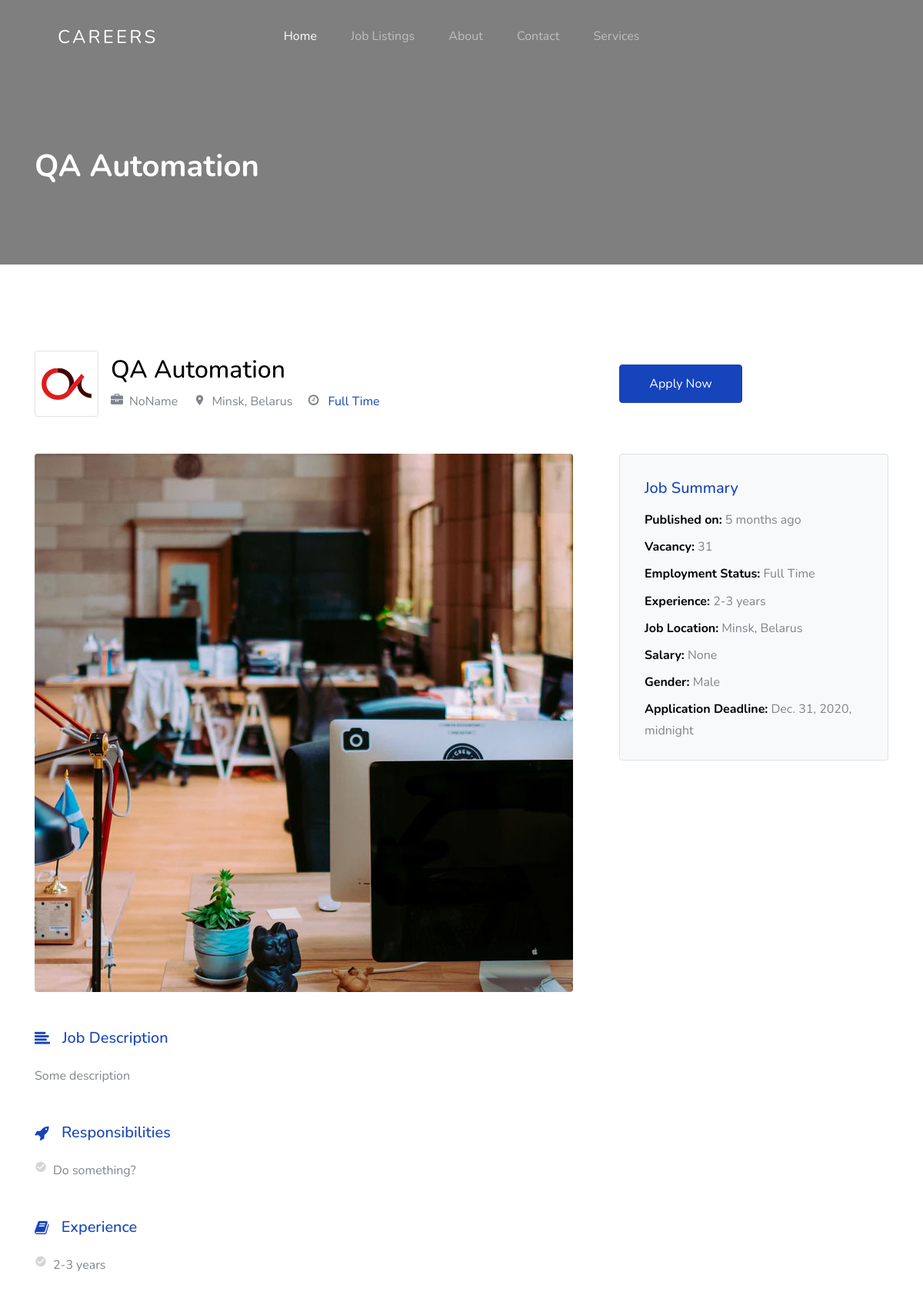
Page /jobs/job-single/1/ on the committed database.
### jobs/models.py (models this page shows, shortened)
class JobListing(models.Model):
    user = models.ForeignKey(settings.AUTH_USER_MODEL, on_delete=models.CASCADE,
                             null=True, editable=False, blank=True)
    title = models.CharField(max_length=100)
    company_name = models.CharField(max_length=200)
    employment_status = models.CharField(choices=JOB_TYPE, max_length=10)
    vacancy = models.CharField(max_length=10, null=True)
    gender = models.CharField(choices=GENDER, max_length=30, null=True)
    category = models.CharField(choices=CATEGORY, max_length=30)
    description = models.TextField()
    responsibilities = models.TextField()
    experience = models.CharField(max_length=100)
    job_location = models.CharField(max_length=120)
    Salary = models.CharField(max_length=100, null=True, blank=True)
    image = models.ImageField(blank=True, upload_to='media', null=True)
    application_deadline = models.DateTimeField()
    published_on = models.DateTimeField(default=timezone.now)
    class Meta:
        ordering = ['-id']

### jobs/views.py (the view)
# urls.py: path('job-single/<int:id>/', job_single, name='job-single'),
def job_single(request, id):
    job_query = get_object_or_404(JobListing, id=id)
    context = {
        'q': job_query,
    }
    return render(request, "jobs/job_single.html", context)

### templates/jobs/job_single.html
{% extends 'base.html' %}
{% load static %}
{% block content %}
    <section class="section-hero overlay inner-page bg-image"
             id="home-section">
        <div class="container">
            <div class="row">
                <div class="col-md-7">
                    <h1 class="text-white font-weight-bold">{{ q.title }}</h1>
                </div>
            </div>
        </div>
    </section>
    <section class="site-section">
        <div class="container">
            <div class="row align-items-center mb-5">
                <div class="col-lg-8 mb-4 mb-lg-0">
                    <div class="d-flex align-items-center">
                        <div class="border p-2 d-inline-block mr-3 rounded">
                            <img src="{% static 'images/featured-listing-2.jpg' %}"
                                 alt="Free Website Template By Free-Template.co">
                        </div>
                        <div>
                            <h2>{{ q.title }}</h2>
                            <div>
                                <span class="ml-0 mr-2 mb-2"><span
                                        class="icon-briefcase mr-2"></span>{{ q.company_name }}</span>
                                <span class="m-2"><span class="icon-room mr-2"></span>{{ q.job_location }}</span>
                                <span class="m-2"><span class="icon-clock-o mr-2"></span><span
                                        class="text-primary"> {{ q.employment_status }}
                      </span></span>
                            </div>
                        </div>
                    </div>
                </div>
                <div class="col-lg-4">
                    <div class="row">
                        <div class="col-6">
                            <a href="{% url 'jobs:apply' %}" class="btn btn-block btn-primary btn-md">Apply Now</a>
                        </div>
                    </div>
                </div>
            </div>
            <div class="row">
                <div class="col-lg-8">
                    <div class="mb-5">
                        <figure class="mb-5"><img src="{% static 'images/sq_img_3.jpg' %}"
                                                  alt="Free Website Template by Free-Template.co"
                                                  class="img-fluid rounded"></figure>
                        <h3 class="h5 d-flex align-items-center mb-4 text-primary"><span
                                class="icon-align-left mr-3"></span>Job
                            Description</h3>
                        <p>{{ q.description }}</p>
                    </div>
                    <div class="mb-5">
                        <h3 class="h5 d-flex align-items-center mb-4 text-primary"><span
                                class="icon-rocket mr-3"></span>Responsibilities</h3>
                        <ul class="list-unstyled m-0 p-0">
                            <li class="d-flex align-items-start mb-2"><span
                                    class="icon-check_circle mr-2 text-muted"></span><span>{{ q.responsibilities }}</span>
                            </li>
                        </ul>
                    </div>
                    <div class="mb-5">
                        <h3 class="h5 d-flex align-items-center mb-4 text-primary"><span class="icon-book mr-3"></span>Experience
                        </h3>
                        <ul class="list-unstyled m-0 p-0">
                            <li class="d-flex align-items-start mb-2"><span
                                    class="icon-check_circle mr-2 text-muted"></span><span>{{ q.experience }}</span>
                            </li>
                        </ul>
                    </div>
                </div>
                <div class="col-lg-4">
                    <div class="bg-light p-3 border rounded mb-4">
                        <h3 class="text-primary  mt-3 h5 pl-3 mb-3 ">Job Summary</h3>
                        <ul class="list-unstyled pl-3 mb-0">
                            <li class="mb-2"><strong class="text-black">Published
                                on:</strong> {{ q.published_on|timesince }} ago
                            </li>
                            <li class="mb-2"><strong class="text-black">Vacancy:</strong> {{ q.vacancy }}</li>
                            <li class="mb-2"><strong class="text-black">Employment
                                Status:</strong> {{ q.employment_status }}</li>
                            <li class="mb-2"><strong class="text-black">Experience:</strong> {{ q.experience }}</li>
                            <li class="mb-2"><strong class="text-black">Job Location:</strong> {{ q.job_location }}</li>
                            <li class="mb-2"><strong class="text-black">Salary:</strong> {{ q.Salary }}</li>
                            <li class="mb-2"><strong class="text-black">Gender:</strong> {{ q.gender }}</li>
                            <li class="mb-2"><strong class="text-black">Application
                                Deadline:</strong> {{ q.application_deadline }}</li>
                        </ul>
                    </div>
                </div>
            </div>
        </div>
    </section>
{% endblock %}

### static/css/style.css (style rules this page uses)
body { font-weight: 400; font-size: 1rem; line-height: 1.7; position: relative; }
body:after { content: ""; position: absolute; top: 0; left: 0; right: 0; bottom: 0; background: rgba(0, 0, 0, 0.7); z-index: 100; opacity: 0; visibility: hidden; -webkit-transition: .3s all ease; -o-transition: .3s all ease; transition: .3s all ease; }
h1, h2, h3, h4 { color: #000; }
.site-section { padding-top: 7rem; padding-bottom: 7rem; position: relative; z-index: 2; }
.text-black { color: #000 !important; }
.bg-image { background-size: cover; background-position: center center; background-repeat: no-repeat; }
.text-muted { color: #d5d5d5 !important; }
.section-hero, .section-hero > .container > .row { height: 100vh; min-height: 900px; }
.section-hero.inner-page, .section-hero.inner-page > .container > .row { height: auto; min-height: auto; padding-top: 6em; padding-bottom: 3em; }
.section-hero.overlay, .section-hero.overlay-2 { position: relative; }
.section-hero.overlay:before, .section-hero.overlay-2:before { z-index: 1; position: absolute; content: ""; top: 0; left: 0; right: 0; bottom: 0; background: rgba(0, 0, 0, 0.5); }
.section-hero > .container { z-index: 2; position: relative; }
.btn:after, .btn:before { display: none; }
.btn.btn-primary { color: #fff; }
.btn-md { padding: 12px 20px; }

### rows in the picture
JobListing: title "QA Automation", company_name "NoName", job_location "Minsk, Belarus", employment_status "Full Time", description "Some description", responsibilities "Do something?", experience "2-3 years", published_on "5 months", vacancy "31", Salary "None", gender "Male", application_deadline "Dec. 31, 2020, midnight"
